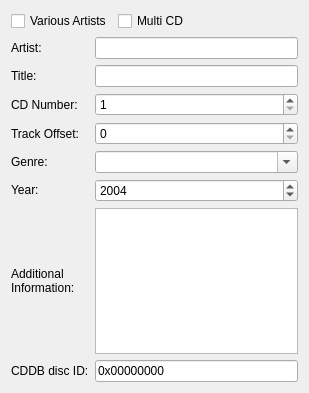
<?xml version="1.0" encoding="UTF-8"?>
<ui version="4.0">
 <class>CDDAHeaderDataWidgetUI</class>
 <widget class="QWidget" name="CDDAHeaderDataWidgetUI">
  <property name="geometry">
   <rect>
    <x>0</x>
    <y>0</y>
    <width>309</width>
    <height>393</height>
   </rect>
  </property>
  <layout class="QGridLayout" name="gridLayout">
   <item row="0" column="0" colspan="2">
    <widget class="QCheckBox" name="checkBox_various">
     <property name="text">
      <string>Various Artists</string>
     </property>
    </widget>
   </item>
   <item row="0" column="2">
    <widget class="QCheckBox" name="checkBox_multicd">
     <property name="text">
      <string>Multi CD</string>
     </property>
    </widget>
   </item>
   <item row="0" column="3">
    <spacer name="horizontalSpacer">
     <property name="orientation">
      <enum>Qt::Orientation::Horizontal</enum>
     </property>
     <property name="sizeHint" stdset="0">
      <size>
       <width>62</width>
       <height>20</height>
      </size>
     </property>
    </spacer>
   </item>
   <item row="1" column="0">
    <widget class="QLabel" name="label_artist">
     <property name="sizePolicy">
      <sizepolicy hsizetype="Fixed" vsizetype="Fixed">
       <horstretch>0</horstretch>
       <verstretch>0</verstretch>
      </sizepolicy>
     </property>
     <property name="text">
      <string>Artist:</string>
     </property>
    </widget>
   </item>
   <item row="1" column="1" colspan="3">
    <widget class="QLineEdit" name="qlineedit_artist"/>
   </item>
   <item row="2" column="0">
    <widget class="QLabel" name="label_title">
     <property name="sizePolicy">
      <sizepolicy hsizetype="Fixed" vsizetype="Fixed">
       <horstretch>0</horstretch>
       <verstretch>0</verstretch>
      </sizepolicy>
     </property>
     <property name="text">
      <string>Title:</string>
     </property>
    </widget>
   </item>
   <item row="2" column="1" colspan="3">
    <widget class="QLineEdit" name="qlineedit_title"/>
   </item>
   <item row="3" column="0">
    <widget class="QLabel" name="label_cdnum">
     <property name="text">
      <string>CD Number:</string>
     </property>
    </widget>
   </item>
   <item row="3" column="1" colspan="3">
    <widget class="QSpinBox" name="kintspinbox_cdnum">
     <property name="minimum">
      <number>1</number>
     </property>
    </widget>
   </item>
   <item row="4" column="0">
    <widget class="QLabel" name="label">
     <property name="text">
      <string>Track Offset:</string>
     </property>
    </widget>
   </item>
   <item row="4" column="1" colspan="3">
    <widget class="QSpinBox" name="kintspinbox_trackoffset">
     <property name="maximum">
      <number>99999</number>
     </property>
    </widget>
   </item>
   <item row="5" column="0">
    <widget class="QLabel" name="label_genre">
     <property name="sizePolicy">
      <sizepolicy hsizetype="Fixed" vsizetype="Fixed">
       <horstretch>0</horstretch>
       <verstretch>0</verstretch>
      </sizepolicy>
     </property>
     <property name="text">
      <string>Genre:</string>
     </property>
    </widget>
   </item>
   <item row="5" column="1" colspan="3">
    <widget class="KComboBox" name="kcombobox_genre">
     <property name="editable">
      <bool>true</bool>
     </property>
     <property name="autoCompletion">
      <bool>false</bool>
     </property>
    </widget>
   </item>
   <item row="6" column="0">
    <widget class="QLabel" name="label_year">
     <property name="sizePolicy">
      <sizepolicy hsizetype="Fixed" vsizetype="Fixed">
       <horstretch>0</horstretch>
       <verstretch>0</verstretch>
      </sizepolicy>
     </property>
     <property name="text">
      <string>Year:</string>
     </property>
    </widget>
   </item>
   <item row="6" column="1" colspan="3">
    <widget class="QSpinBox" name="kintspinbox_year">
     <property name="minimum">
      <number>-3000</number>
     </property>
     <property name="maximum">
      <number>3000</number>
     </property>
     <property name="value">
      <number>2004</number>
     </property>
    </widget>
   </item>
   <item row="7" column="0">
    <widget class="QLabel" name="label_extdata">
     <property name="sizePolicy">
      <sizepolicy hsizetype="Fixed" vsizetype="Fixed">
       <horstretch>0</horstretch>
       <verstretch>0</verstretch>
      </sizepolicy>
     </property>
     <property name="text">
      <string>Additional
Information:</string>
     </property>
    </widget>
   </item>
   <item row="7" column="1" colspan="3">
    <widget class="KTextEdit" name="ktextedit_extdata"/>
   </item>
   <item row="8" column="0">
    <widget class="QLabel" name="label_discid">
     <property name="sizePolicy">
      <sizepolicy hsizetype="Fixed" vsizetype="Fixed">
       <horstretch>0</horstretch>
       <verstretch>0</verstretch>
      </sizepolicy>
     </property>
     <property name="text">
      <string>CDDB disc ID:</string>
     </property>
    </widget>
   </item>
   <item row="8" column="1" colspan="3">
    <widget class="QLineEdit" name="qlineedit_cddbdiscid">
     <property name="enabled">
      <bool>true</bool>
     </property>
     <property name="text">
      <string>0x00000000</string>
     </property>
     <property name="readOnly">
      <bool>true</bool>
     </property>
    </widget>
   </item>
  </layout>
 </widget>
 <customwidgets>
  <customwidget>
   <class>KComboBox</class>
   <extends>QComboBox</extends>
   <header>kcombobox.h</header>
  </customwidget>
  <customwidget>
   <class>KTextEdit</class>
   <extends>QTextEdit</extends>
   <header>ktextedit.h</header>
  </customwidget>
 </customwidgets>
 <tabstops>
  <tabstop>checkBox_various</tabstop>
  <tabstop>checkBox_multicd</tabstop>
  <tabstop>qlineedit_artist</tabstop>
  <tabstop>qlineedit_title</tabstop>
  <tabstop>kintspinbox_cdnum</tabstop>
  <tabstop>kintspinbox_trackoffset</tabstop>
  <tabstop>kcombobox_genre</tabstop>
  <tabstop>kintspinbox_year</tabstop>
  <tabstop>ktextedit_extdata</tabstop>
 </tabstops>
 <resources/>
 <connections/>
</ui>
